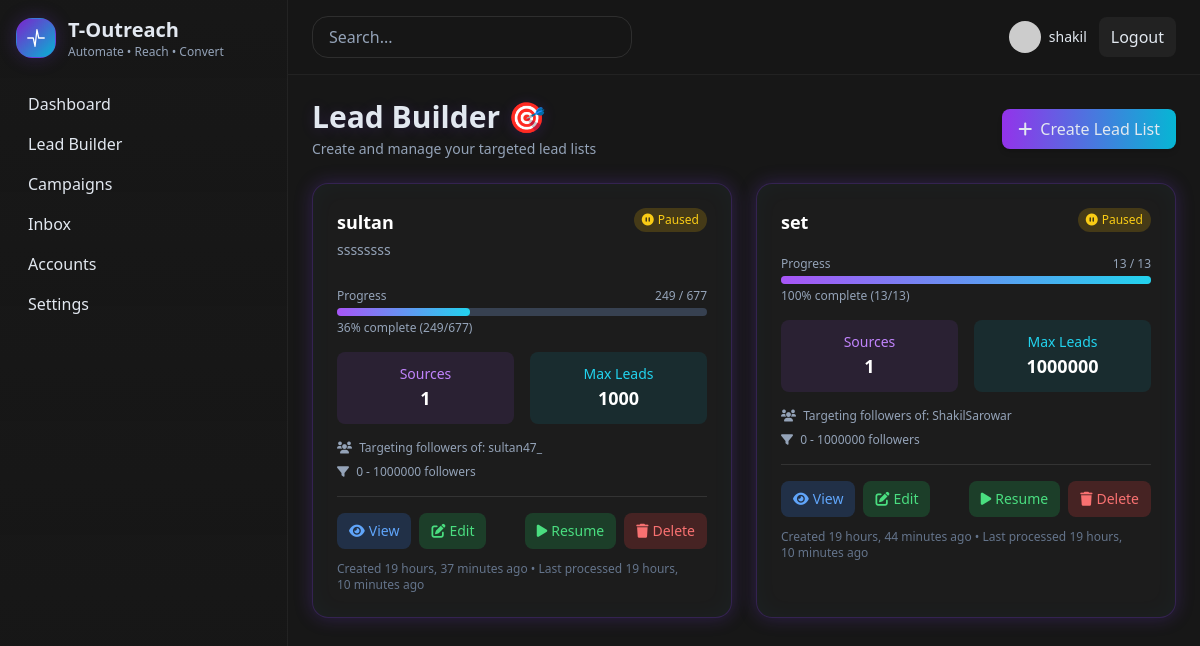
The app's page /lead-builder/ (signed in), older data.
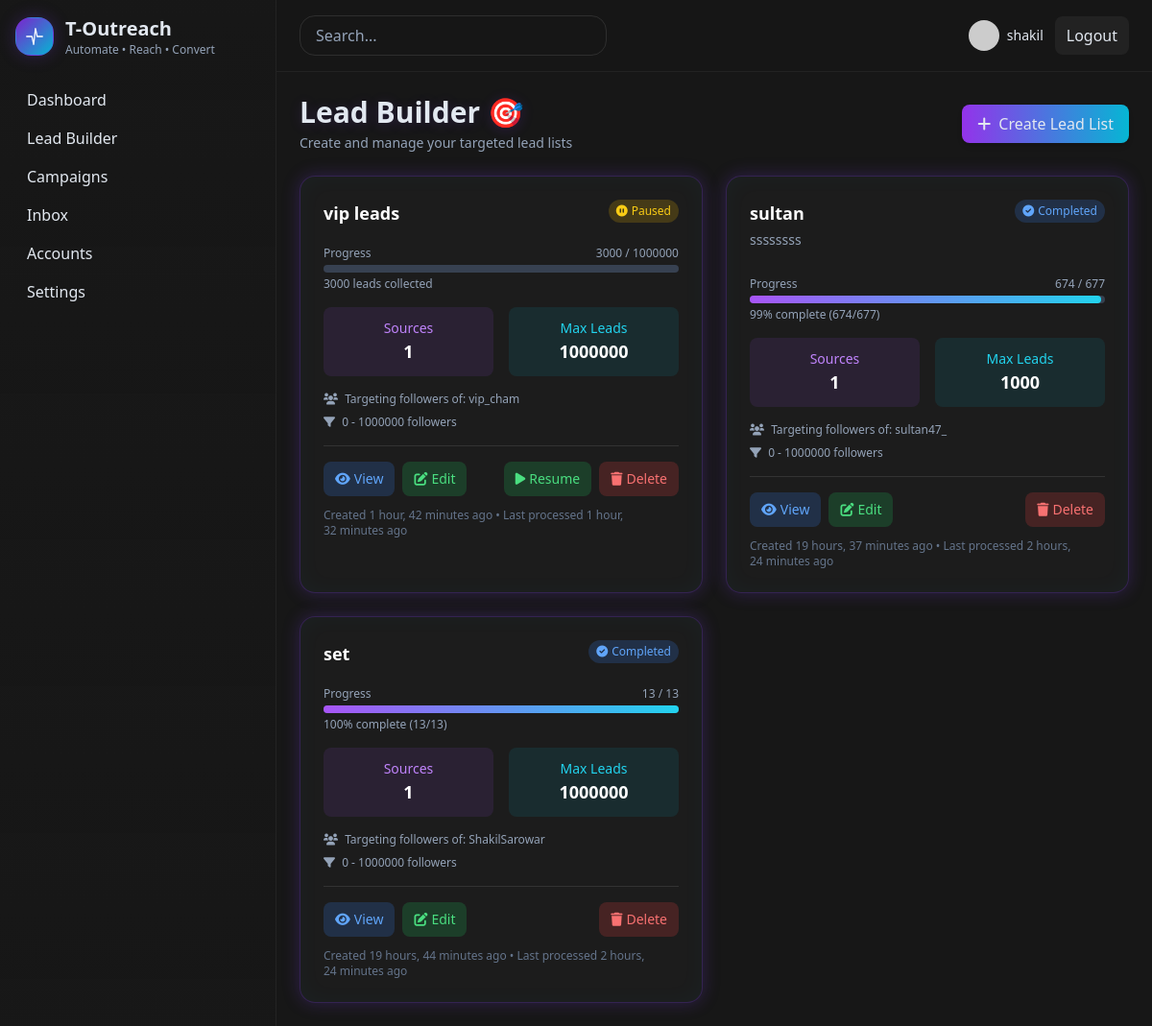
The same page, newer data.
### main/models.py (models this page shows, shortened)
class LeadList(models.Model):
    STATUS_CHOICES = [
        ('PENDING', 'Pending'),
        ('COLLECTING', 'Collecting'),
        ('COMPLETED', 'Completed'),
        ('PAUSED', 'Paused'),
        ('ERROR', 'Error'),
    ]
    user = models.ForeignKey(User, on_delete=models.CASCADE, related_name='lead_lists')
    name = models.CharField(max_length=200)
    description = models.TextField(blank=True, null=True)
    target_usernames = models.JSONField(default=list, help_text="List of Twitter usernames to target followers")
    target_post_urls = models.JSONField(default=list, help_text="List of Twitter post URLs to target commenters")
    min_followers = models.IntegerField(default=0)
    max_followers = models.IntegerField(default=1000000)
    locations = models.JSONField(default=list, blank=True, help_text="List of target locations")
    bio_keywords = models.JSONField(default=list, blank=True, help_text="Keywords to match in bio")
    exclude_keywords = models.JSONField(default=list, blank=True, help_text="Keywords to exclude from bio")
    status = models.CharField(max_length=10, choices=STATUS_CHOICES, default='PENDING')
    total_collected = models.IntegerField(default=0)
    max_leads = models.IntegerField(default=1000000)  # Hard limit of 1M
    estimated_total_leads = models.IntegerField(default=0, help_text="Estimated total leads available based on followers found")
    last_processed_at = models.DateTimeField(blank=True, null=True)
    current_batch_user = models.CharField(max_length=100, blank=True, null=True)
    current_batch_offset = models.IntegerField(default=0)
    error_message = models.TextField(blank=True, null=True)
    pagination_state = models.JSONField(
        default=dict,
        help_text="Stores pagination state for each target (usernames, post URLs)"
    )
    created_at = models.DateTimeField(auto_now_add=True)
    updated_at = models.DateTimeField(auto_now=True)
    def get_progress_percentage(self):
        if self.estimated_total_leads == 0:
            return 0
        return min(100, int((self.total_collected / self.estimated_total_leads) * 100))
    def get_progress_display(self):
        if self.estimated_total_leads == 0:
            return f"{self.total_collected} leads collected"
        percentage = self.get_progress_percentage()
        return f"{percentage}% complete ({self.total_collected}/{self.estimated_total_leads})"
    def get_total_sources_count(self):
        return len(self.target_usernames or []) + len(self.target_post_urls or [])

### main/views.py (the view)
# urls.py: path('lead-builder/', views.lead_builder_list, name='lead_builder_list'),
@login_required
def lead_builder_list(request):
    lead_lists = LeadList.objects.filter(user=request.user).order_by('-created_at')
    paginator = Paginator(lead_lists, 10)
    page_number = request.GET.get('page')
    page_obj = paginator.get_page(page_number)
    for lead_list in page_obj:
        lead_list.progress_percentage = lead_list.get_progress_percentage()
        lead_list.progress_display = lead_list.get_progress_display()
        lead_list.total_sources = lead_list.get_total_sources_count()
    return render(request, 'dashboard/lead_builder/list.html', {
        'lead_lists': page_obj,
        'page_obj': page_obj
    })

### templates/dashboard/lead_builder/list.html (shortened to what this page needs)
{% extends "dashboard/base.html" %}
{% block content %}
<div class="p-6">
    <div class="flex items-center justify-between mb-6">
        <div>
            <h1 class="text-3xl font-bold glow-text">Lead Builder 🎯</h1>
            <div class="text-sm text-slate-400 mt-1">Create and manage your targeted lead lists</div>
        </div>
        <div class="flex items-center gap-3">
            <a href="{% url 'lead_builder_create' %}" class="px-4 py-2 rounded-lg bg-gradient-to-r from-purple-600 to-cyan-500 shadow-md hover:from-purple-700 hover:to-cyan-600 transition-all">
                <i class="fas fa-plus mr-2"></i>Create Lead List
            </a>
        </div>
    </div>
    {% if lead_lists %}
        <div class="grid grid-cols-1 lg:grid-cols-2 xl:grid-cols-3 gap-6">
            {% for lead_list in lead_lists %}
            <div class="p-6 rounded-2xl neon-border bg-neutral-800/40 hover:bg-neutral-800/60 transition-all">
                <div class="flex items-start justify-between mb-4">
                    <div class="flex-1">
                        <h3 class="text-lg font-semibold text-white mb-1">{{ lead_list.name }}</h3>
                        {% if lead_list.description %}
                            <p class="text-sm text-slate-400 mb-3">{{ lead_list.description|truncatechars:100 }}</p>
                        {% endif %}
                    </div>
                    <div class="flex items-center gap-2 ml-4">
                        {% if lead_list.status == 'COLLECTING' %}
                            <span class="px-2 py-1 rounded-full bg-green-500/20 text-green-400 text-xs">
                                <i class="fas fa-sync fa-spin mr-1"></i>Collecting
                            </span>
                        {% elif lead_list.status == 'COMPLETED' %}
                            <span class="px-2 py-1 rounded-full bg-blue-500/20 text-blue-400 text-xs">
                                <i class="fas fa-check-circle mr-1"></i>Completed
                            </span>
                        {% elif lead_list.status == 'PAUSED' %}
                            <span class="px-2 py-1 rounded-full bg-yellow-500/20 text-yellow-400 text-xs">
                                <i class="fas fa-pause-circle mr-1"></i>Paused
                            </span>
                        {% elif lead_list.status == 'ERROR' %}
                            <span class="px-2 py-1 rounded-full bg-red-500/20 text-red-400 text-xs">
                                <i class="fas fa-exclamation-circle mr-1"></i>Error
                            </span>
                        {% else %}
                            <span class="px-2 py-1 rounded-full bg-gray-500/20 text-gray-400 text-xs">
                                <i class="fas fa-clock mr-1"></i>Pending
                            </span>
                        {% endif %}
                    </div>
                </div>
                <div class="mb-4">
                    <div class="flex justify-between text-xs text-slate-400 mb-1">
                        <span>Progress</span>
                        {% if lead_list.estimated_total_leads > 0 %}
                            <span>{{ lead_list.total_collected|floatformat:0 }} / {{ lead_list.estimated_total_leads|floatformat:0 }}</span>
                        {% else %}
                            <span>{{ lead_list.total_collected|floatformat:0 }} / {{ lead_list.max_leads|floatformat:0 }}</span>
                        {% endif %}
                    </div>
                    <div class="w-full bg-gray-700 rounded-full h-2">
                        <div class="bg-gradient-to-r from-purple-500 to-cyan-400 h-2 rounded-full transition-all"
                             style="width: {{ lead_list.progress_percentage|floatformat:1 }}%"></div>
                    </div>
                    <div class="text-xs text-slate-400 mt-1">{{ lead_list.progress_display }}</div>
                </div>
                <div class="grid grid-cols-2 gap-4 mb-4">
                    <div class="text-center p-3 rounded-lg bg-purple-500/10">
                        <div class="text-sm text-purple-400">Sources</div>
                        <div class="text-lg font-semibold text-white">
                            {{ lead_list.total_sources }}
                        </div>
                    </div>
                    <div class="text-center p-3 rounded-lg bg-cyan-500/10">
                        <div class="text-sm text-cyan-400">Max Leads</div>
                        <div class="text-lg font-semibold text-white">{{ lead_list.max_leads|floatformat:0 }}</div>
                    </div>
                </div>
                <div class="space-y-2 mb-4 text-xs text-slate-400">
                    {% if lead_list.target_usernames %}
                        <div>
                            <i class="fas fa-users mr-1"></i>
                            Targeting followers of: {{ lead_list.target_usernames|slice:":3"|join:", " }}
                        </div>
                    {% endif %}
                    <div>
                        <i class="fas fa-filter mr-1"></i>
                        {{ lead_list.min_followers|floatformat:0 }} - {{ lead_list.max_followers|floatformat:0 }} followers
                    </div>
                </div>
                <div class="flex items-center justify-between pt-4 border-t border-white/10">
                    <div class="flex items-center gap-2">
                        <a href="{% url 'lead_builder_detail' lead_list.id %}"
                           class="px-3 py-2 rounded-lg bg-blue-500/20 text-blue-400 hover:bg-blue-500/30 transition-colors text-sm">
                            <i class="fas fa-eye mr-1"></i>View
                        </a>
                        <a href="{% url 'lead_builder_edit' lead_list.id %}"
                           class="px-3 py-2 rounded-lg bg-green-500/20 text-green-400 hover:bg-green-500/30 transition-colors text-sm">
                            <i class="fas fa-edit mr-1"></i>Edit
                        </a>
                    </div>
                    <div class="flex items-center gap-2">
                        {% if lead_list.status in 'COLLECTING,PAUSED' %}
                            <button onclick="toggleCollection({{ lead_list.id }})"
                                    id="toggle-btn-{{ lead_list.id }}"
                                    class="px-3 py-2 rounded-lg {% if lead_list.status == 'COLLECTING' %}bg-yellow-500/20 text-yellow-400 hover:bg-yellow-500/30{% else %}bg-green-500/20 text-green-400 hover:bg-green-500/30{% endif %} transition-colors text-sm">
                                {% if lead_list.status == 'COLLECTING' %}
                                    <i class="fas fa-pause mr-1"></i>Pause
                                {% else %}
                                    <i class="fas fa-play mr-1"></i>Resume
                                {% endif %}
                            </button>
                        {% endif %}
                        <a href="{% url 'lead_builder_delete' lead_list.id %}"
                           class="px-3 py-2 rounded-lg bg-red-500/20 text-red-400 hover:bg-red-500/30 transition-colors text-sm">
                            <i class="fas fa-trash mr-1"></i>Delete
                        </a>
                    </div>
                </div>
                <div class="text-xs text-slate-500 mt-3">
                    Created {{ lead_list.created_at|timesince }} ago
                    {% if lead_list.last_processed_at %}
                        • Last processed {{ lead_list.last_processed_at|timesince }} ago
                    {% endif %}
                </div>
            </div>
            {% endfor %}
        </div>
    {% endif %}
</div>
<link rel="stylesheet" href="https://cdnjs.cloudflare.com/ajax/libs/font-awesome/6.0.0/css/all.min.css">
{% endblock %}

### templates/dashboard/base.html (shortened to what this page needs)
<!doctype html>
<html lang="en">
<head>
<script src="https://cdn.tailwindcss.com"></script>
</head>
<body class="bg-neutral-900 text-slate-200 antialiased">
<div id="root" class="h-screen flex">
<aside class="w-72 bg-gradient-to-b from-neutral-900/70 to-neutral-900/40 border-r border-white/5 p-4 flex flex-col gap-6">
<div class="flex items-center gap-3">
<div class="w-10 h-10 flex items-center justify-center rounded-2xl bg-gradient-to-br from-purple-700 to-cyan-500 neon-border">
<svg width="22" height="22" viewBox="0 0 24 24" fill="none"><path d="M3 12h6l2 9 2-18 2 9h6" stroke="white" stroke-width="1.4" stroke-linecap="round" stroke-linejoin="round"/></svg>
</div>
<div>
<div class="text-xl font-semibold">T-Outreach</div>
<div class="text-xs text-slate-400">Automate • Reach • Convert</div>
</div>
</div>
<nav class="flex-1">
<a href="{% url 'dashboard' %}" class="block py-2 px-3 rounded-xl hover:bg-white/5">Dashboard</a>
<a href="{% url 'lead_builder_list' %}" class="block py-2 px-3 rounded-xl hover:bg-white/5">Lead Builder</a>
<a href="/campaigns" class="block py-2 px-3 rounded-xl hover:bg-white/5">Campaigns</a>
<a href="/inbox" class="block py-2 px-3 rounded-xl hover:bg-white/5">Inbox</a>
<a href="/accounts" class="block py-2 px-3 rounded-xl hover:bg-white/5">Accounts</a>
<a href="/settings" class="block py-2 px-3 rounded-xl hover:bg-white/5">Settings</a>
</nav>
</aside>
<div class="flex-1 flex flex-col">
<header class="flex items-center justify-between px-6 py-4 border-b border-white/5 backdrop-blur-sm bg-neutral-900/70">
<div class="flex items-center gap-4">
<input type="text" placeholder="Search..." class="bg-transparent border border-white/10 px-4 py-2 rounded-2xl w-80 placeholder:text-slate-400 focus:outline-none" />
</div>
<div class="flex items-center gap-3">
<div class="flex items-center gap-2">
<img src="https://i.pravatar.cc/32?img=1" class="w-8 h-8 rounded-full"/>
<div class="text-sm">{{ user.first_name }}</div>
</div>
<a href="{% url 'logout' %}" class="px-3 py-2 rounded-lg bg-white/5 hover:bg-white/10 transition-colors">Logout</a>
</div>
</header>
<main class="flex-1 overflow-auto">
{% block content %}{% endblock %}
</main>
</div>
</div>
</body>
</html>

### templates/dashboard/base.html (style rules this page uses)
:root { --neon-start: #7c3aed; --neon-end: #06b6d4; }
.neon-border { box-shadow: 0 0 18px rgba(124,58,237,0.25), inset 0 0 24px rgba(6,182,212,0.04); border: 1px solid rgba(124,58,237,0.25); }
.glow-text { text-shadow: 0 2px 14px rgba(124,58,237,0.18); }

Row changes from the older to the newer data that the page shows:
added LeadList: name "vip leads", status "PAUSED" (drawn), total_collected "3000", max_leads "1000000", progress_display "3000 leads collected", total_sources "1", target_usernames "vip_cham", min_followers "0", max_followers "1000000", created_at "1 hour, 42 minutes", last_processed_at "1 hour, 32 minutes"
changed LeadList "sultan": total_collected "249" → "674"; {{ lead_list.progress_percentage|floatformat:1 }} 36.0 → 99.0 (drawn); progress_display "36% complete (249/677)" → "99% complete (674/677)"; last_processed_at "19 hours, 10 minutes" → "2 hours, 24 minutes"; status "Paused Resume" → "Completed"
changed LeadList "set": last_processed_at "19 hours, 10 minutes" → "2 hours, 24 minutes"; status "Paused Resume" → "Completed"
